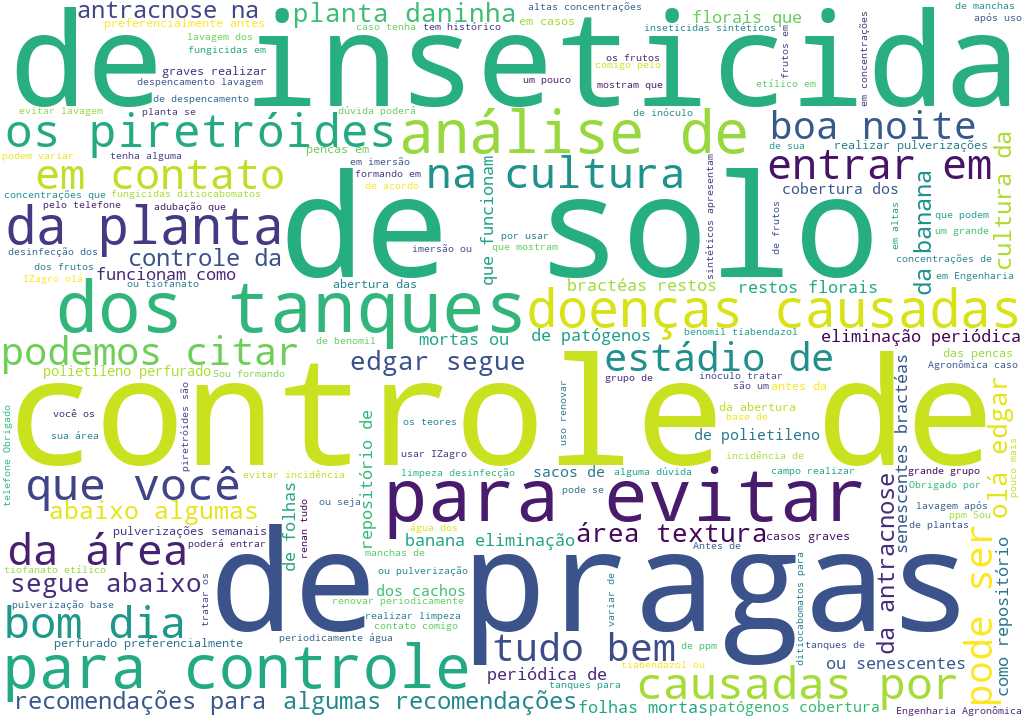

Recreate this plot in Python.
from wordcloud import WordCloud, STOPWORDS
import matplotlib.pyplot as plt
import pandas as pd 

df = pd.read_csv('answers.csv')

words = ''
stopwords = set(STOPWORDS)

# Iterate through csv
for item in df['answers']:
    # Cast each value to string
    item = str(item)
    # Split the value
    tokens = item.split()

    # Convert the tokens to lowercase
    for i in range(len(tokens)):
        tokens[i] = tokens[i].lower()
        words += " ".join(tokens)+" "
    

wordcloud = WordCloud(width=1024, height=720, background_color='white',
                    stopwords=stopwords, min_font_size=10).generate(words)

# Save output
wordcloud.to_file('answers_cloud.png')

# Create WordCloud image
plt.figure(figsize=(16,12), facecolor=None)
plt.imshow(wordcloud)
plt.axis("off")
plt.tight_layout(pad=0)

plt.show()
